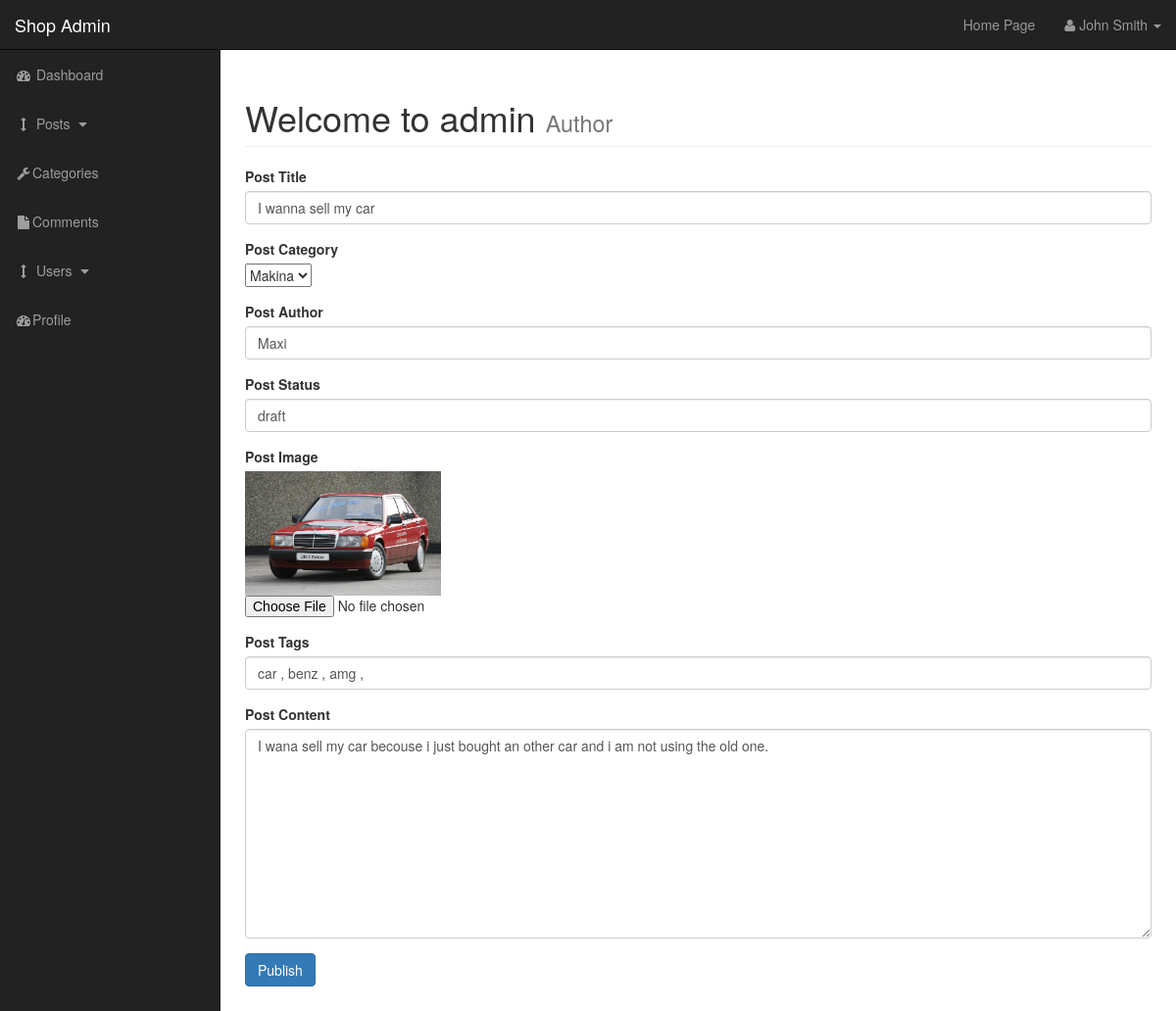
Page /admin/posts.php?edit_id=0&source=3 on the earlier database version.
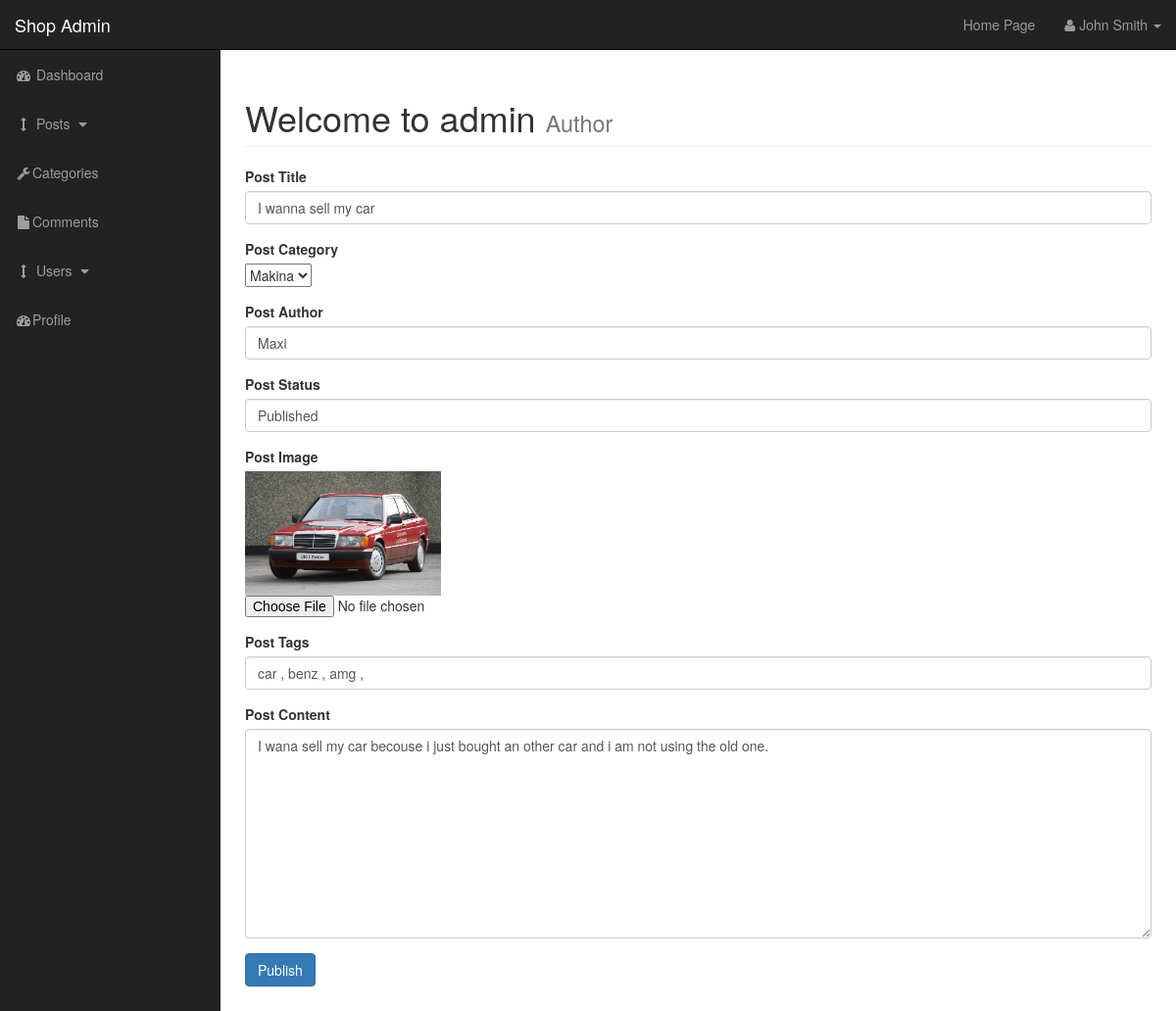
Same page on the later database version.
### tables this page shows
CREATE TABLE `posts` (
  `post_id` int(4) NOT NULL,
  `post_category_id` int(4) NOT NULL,
  `post_title` varchar(255) NOT NULL,
  `post_author` varchar(255) NOT NULL,
  `post_date` date NOT NULL,
  `post_image` text NOT NULL,
  `post_content` text NOT NULL,
  `post_tags` varchar(255) NOT NULL,
  `post_coment_count` int(15) NOT NULL,
  `post_status` varchar(255) NOT NULL DEFAULT 'draft',
  `post_views_count` int(10) NOT NULL
);

### admin/includes/edit_post.php (the view, shortened to what this page needs)
<?php
    if(isset($_GET['edit_id'])){
     $post_id = $_GET['edit_id'];
    $query = "SELECT * FROM `posts` WHERE posts.post_id={$post_id};";
    $query_result = mysqli_query($connection,$query);
        while($row = mysqli_fetch_assoc($query_result)){
         $post_author = $row['post_author'];
         $post_title = $row['post_title'];
         $post_category_id = $row['post_category_id'];
         $post_status = $row['post_status'];
         $post_image = $row['post_image'];
         $post_tags = $row['post_tags'];
         $post_content = $row['post_content'];
        }
    }
?>
  <form action="" method="post" enctype="multipart/form-data">
    <div class="form-group">
        <label for="title">Post Title</label>
        <input value='<?php echo $post_title?>' type="text" class="form-control" name="title">
    </div>
     <div class="form-group">
        <label for="category">Post Category</label>
        <br>
         <select name="post_category" id="post_category">
             <?php
                $query = "Select * from categories ";
                $result = mysqli_query($connection,$query);
                while($row = mysqli_fetch_assoc($result)){
                    $cat_id = $row['cat_id'];
                    $cat_title = $row['cat_title'];
                    if($post_category_id == $cat_id){
                        echo "<option selected='selected' value='{$cat_id}'>{$cat_title}</option>";
                    }else{
                        echo "<option value='{$cat_id}'>{$cat_title}</option>";
                    }
                }
             ?>
         </select>
    </div>
    <div class="form-group">
        <label for="author">Post Author</label>
        <input value='<?php echo $post_author?>' type="text" class="form-control" name="post_author">
    </div>
    <div class="form-group">
        <label for="post_status">Post Status</label>
        <input value='<?php echo $post_status?>' type="text" class="form-control" name="post_status">
    </div>
    <div class="form-group">
        <label for="post_image">Post Image</label>
        <br>
        <img src="../image/<?php echo $post_image?>" width="200" alt="">
        <input type="file" name="image">
    </div>
    <div class="form-group">
        <label for="post_tags">Post Tags</label>
        <input value='<?php echo $post_tags?>' type="text" class="form-control" name="post_tags">
    </div>
    <div class="form-group">
        <label for="post_content">Post Content</label>
        <textarea name="post_content" id="" cols="30" rows="10" class="form-control" ><?php echo $post_content?></textarea>
    </div>
    <div class="form-group">
        <input type="submit" class="btn btn-primary" name="edit_post" value="Publish">
    </div>
</form>

Differences in the rows shown:
changed posts "I wanna sell my car": post_status "draft" → "Published"
